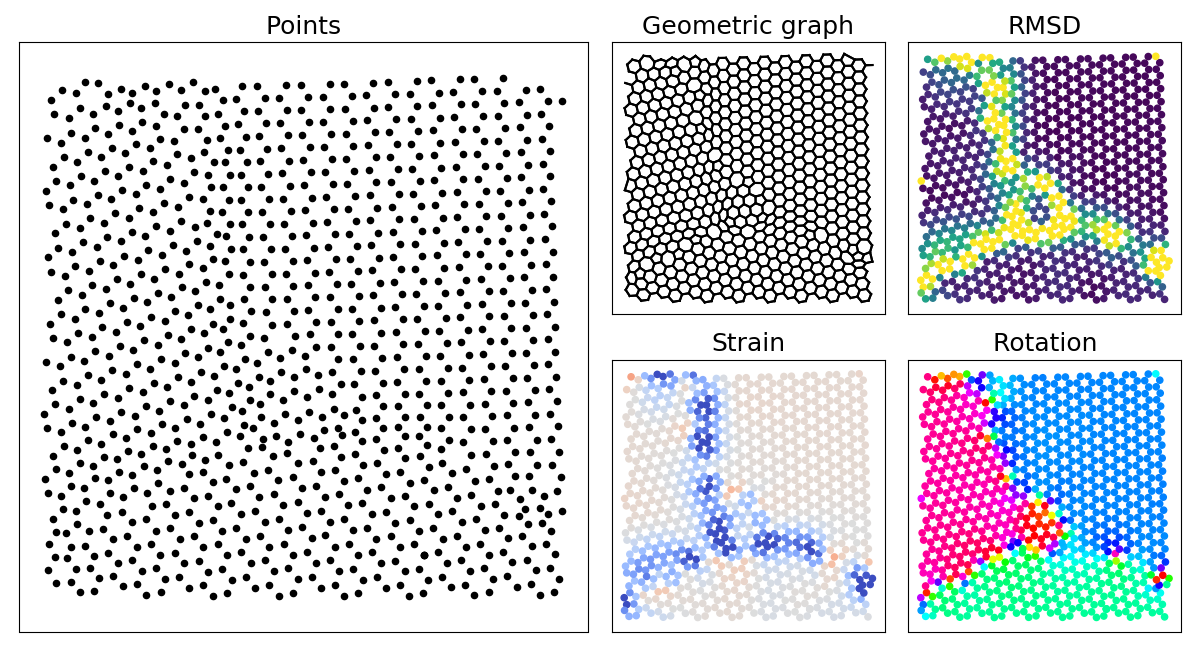

Write the Python code that produced this figure.
import matplotlib.pyplot as plt
import numpy as np

from psm import plotutils
from psm.build import lattice_traversal
from psm.geometry import transform
from psm.graph import urquhart
from psm.register import RMSD
from psm.segments import traverse_from_all

points = np.load('data/poly_graphene.npy')

adjacency = urquhart(points)

structures = traverse_from_all(points, adjacency, max_depth=3)

a = [0, 1]
b = [np.sin(2 / 3 * np.pi), np.cos(2 / 3 * np.pi)]
basis = [[0, 0], [1 / np.sqrt(3), 0]]

templates = lattice_traversal(a, b, basis, max_depth=3, graph_func=urquhart)

rmsd_calc = RMSD(transform='similarity', pivot='cop')

rmsd = rmsd_calc.register(templates, structures)

_, best_rmsd = rmsd_calc.best_matches(structures)

strain, rotation = rmsd_calc.calc_strain(structures)

planar = transform.planar_strain(transform.zero_median(strain))

rotation = (rotation - .4) % (np.pi / 3)

# --- Plot results ---

fig = plt.figure(figsize=(12, 6.5))

ax1 = plt.subplot2grid((2, 4), (0, 0), colspan=2, rowspan=2)
ax2 = plt.subplot2grid((2, 4), (0, 2))
ax3 = plt.subplot2grid((2, 4), (0, 3))
ax4 = plt.subplot2grid((2, 4), (1, 2))
ax5 = plt.subplot2grid((2, 4), (1, 3))

pointsize = 20
fontsize = 18

p = ax1.scatter(structures.fronts[:, 0], structures.fronts[:, 1], c='k', s=pointsize)
ax1.set_title('Points', fontsize=fontsize)

plotutils.graph_embedding(points, adjacency, ax=ax2)
ax2.set_title('Geometric graph', fontsize=fontsize)

p = ax3.scatter(structures.fronts[:, 0], structures.fronts[:, 1], c=best_rmsd, cmap='viridis', vmin=0, vmax=.04, s=pointsize)
ax3.set_title('RMSD', fontsize=fontsize)

p = ax4.scatter(structures.fronts[:, 0], structures.fronts[:, 1], c=planar, cmap='coolwarm', vmin=-.1, vmax=.1, s=pointsize)
ax4.set_title('Strain', fontsize=fontsize)

p = ax5.scatter(structures.fronts[:, 0], structures.fronts[:, 1], c=rotation, cmap='hsv', s=pointsize)
ax5.set_title('Rotation', fontsize=fontsize)

for ax in (ax1, ax2, ax3, ax4, ax5):
    ax.axis('equal')
    ax.set_xticks([])
    ax.set_yticks([])

plt.tight_layout()

plt.savefig('abstract.png', dpi=60)